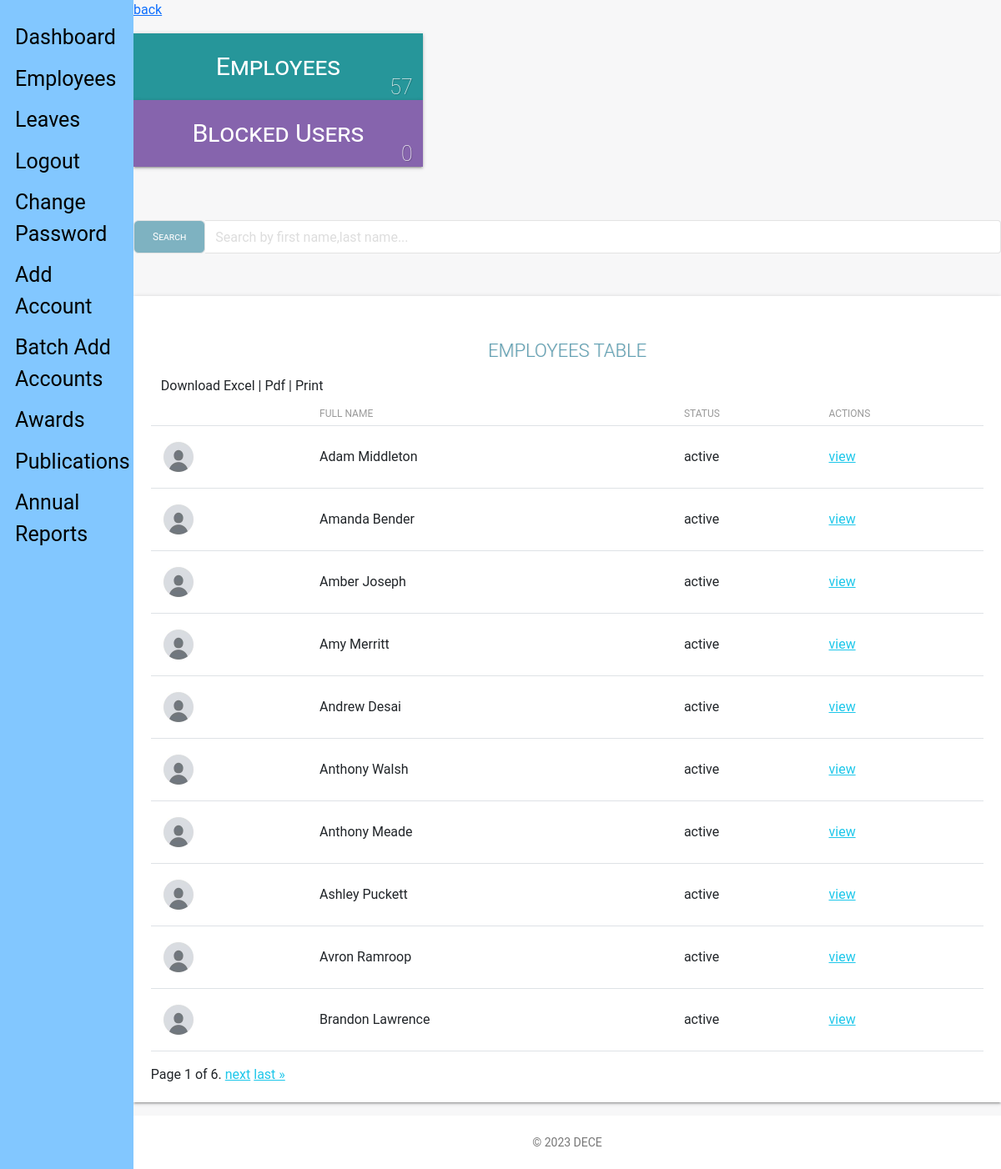
The app's page /admin_view/employees/ (signed in) with its own data.
### staff_app/models.py (models this page shows, shortened)
class Employee(models.Model):
    MALE = 'male'
    FEMALE = 'female'
    OTHER = 'other'
    NOT_KNOWN = 'Not Known'
    GENDER = (
        (MALE, 'Male'),
        (FEMALE, 'Female'),
        (OTHER, 'Other'),
        (NOT_KNOWN, 'Not Known'),
    )
    MR = 'Mr'
    MRS = 'Mrs'
    MSS = 'Mss'
    DR = 'Dr'
    SIR = 'Sir'
    MADAM = 'Madam'
    TITLE = (
        (MR, 'Mr'),
        (MRS, 'Mrs'),
        (MSS, 'Mss'),
        (DR, 'Dr'),
        (SIR, 'Sir'),
        (MADAM, 'Madam'),
    )
    FULL_TIME = 'Full-Time'
    PART_TIME = 'Part-Time'
    CONTRACT = 'Contract'
    INTERN = 'Intern'
    EMPLOYEETYPE = (
        (FULL_TIME, 'Full-Time'),
        (PART_TIME, 'Part-Time'),
        (CONTRACT, 'Contract'),
        (INTERN, 'Intern'),
    )
    user = models.ForeignKey(CustomUser, on_delete=models.CASCADE, default=1)
    title = models.CharField(_('Title'), max_length=10, default=MR,
                             choices=TITLE, blank=False, null=True)
    image = models.ImageField(_('Profile Image'), upload_to='profiles/', default='profiles/default.png',
                              blank=True, null=True, help_text='upload image size less than 2.0MB')
    firstname = models.CharField(
        _('Firstname'), max_length=125, null=False, blank=False)
    lastname = models.CharField(
        _('Lastname'), max_length=125, null=False, blank=False)
    othername = models.CharField(
        _('Othername (optional)'), max_length=125, null=True, blank=True)
    sex = models.CharField(_('Gender'), max_length=10, default=NOT_KNOWN,
                           choices=GENDER, blank=False)
    email = models.EmailField(
        _('Email'), max_length=255, default=None, blank=True, null=True)
    tel = PhoneNumberField(null=False, blank=False,
                           verbose_name='Phone Number')
    bio = models.CharField(_('Bio'), max_length=255, default='',
                           null=True, blank=True)
    birthday = models.DateField(_('Date of Birth'), blank=False, null=True)
    nisnumber = models.PositiveIntegerField(
        _('NIS Number'), null=True, blank=True)
    employeetype = models.CharField(_('Employee Type'), max_length=15, default=FULL_TIME,
                                    choices=EMPLOYEETYPE, blank=False, null=True)
    vitae = models.FileField(_('Cirriculum Vitae'), upload_to='vitae/', blank=True,
                             null=True, help_text='upload in .docx or .pdf')  # curriculum vitae
    """
    is_blocked and is_deleted are boolean fields that indicate whether an employee is blocked or deleted.
    _('Is Blocked') and _('Is Deleted') are translation strings for the field labels.
    """
    is_blocked = models.BooleanField(
        _('Is Blocked'), help_text='button to toggle employee block and unblock', default=False)
    is_deleted = models.BooleanField(
        _('Is Deleted'), help_text='button to toggle employee deleted and undelete', default=False)
    """
    created and updated are datetime fields that store the date and time when an employee is created or updated.
    verbose_name is the human-readable name for the field.
    """
    created = models.DateTimeField(verbose_name=_(
        'Created'), auto_now_add=True, null=True)
    updated = models.DateTimeField(
        verbose_name=_('Updated'), auto_now=True, null=True)
    """
    objects is a reference to the default manager for the model.
    """
    objects = EmployeeManager()
    """
    Meta class contains some metadata for the model.
    verbose_name and verbose_name_plural are human-readable names for the model.
    ordering specifies the default ordering of the records.
    """
    class Meta:
        verbose_name = _('Employee')
        verbose_name_plural = _('Employees')
        ordering = ['-created']
    """
    __str__ method is used to convert the model object to a string representation in the database.
    Here, it returns the full name of the employee using the get_full_name property.
    """
    def __str__(self):
        return self.get_full_name
    """
    get_full_name is a property that returns the full name of the employee.
    It checks if firstname, lastname, and othername fields are available and returns the full name accordingly.
    the @property decorator allows this function to be called as a model property would withoung using '()'
    """
    @ property
    def get_full_name(self):
        fullname = ''
        firstname = self.firstname
        lastname = self.lastname
        othername = self.othername
        if (firstname and lastname) or othername is None:
            fullname = firstname + ' ' + lastname
            return fullname
        elif othername:
            fullname = firstname + ' ' + othername + ' '+lastname
            return fullname
        return
    """
    get_age is a property that returns the age of the employee.
    It calculates the age using the birthday field and the current year.
    """
    @ property
    def get_age(self):
        current_year = datetime.date.today().year
        dateofbirth_year = self.birthday.year
        if dateofbirth_year:
            return current_year - dateofbirth_year
        return

### admin_app/views.py (the view)
# urls.py: path('employees/', views.employees, name="employees"),
def employees(request):
    if not (request.user.is_authenticated and request.user.is_superuser):
        return redirect('hris:home')
    dataset = dict()
    employees = Employee.objects.all().order_by('firstname')
    query = request.GET.get('search')
    if query:
        query = re.sub(r"\s+", ".", query, flags=re.UNICODE)
        employees = employees.filter(
            Q(email__icontains=query)
        )
    paginator = Paginator(employees, 10)
    page = request.GET.get('page')
    employees_paginated = paginator.get_page(page)
    dataset['employee_list'] = employees_paginated
    dataset['all_employees'] = Employee.objects.all_employees()
    blocked_employees = Employee.objects.all_blocked_employees()
    dataset['blocked_employees'] = blocked_employees
    dataset['title'] = 'Employees list view'
    return render(request, 'admin/view_employees.html', dataset)

### admin_app/managers.py (called while the page is built)
    def get_queryset(self):
        return super().get_queryset().filter(is_deleted=False)

    def all_employees(self):
        return super().get_queryset()

    def all_blocked_employees(self):
        return super().get_queryset().filter(is_blocked=True)

### templates/admin/view_employees.html (shortened to what this page needs)
{% extends 'base.html' %}
{% load static %}
{% block content %}
    <section class="row">
        <section class="col col-lg-12">
            <a href="{{request.META.HTTP_REFERER|escape}}" style="color:#0d6efd;">back</a>
        </section>
    </section>
    <section class="row margin-bottom">
        <div class="container-fluid">
            <section class="col-lg-4 col-md-4 col-sm-12">
                <div class="employee-box sec-box">
                    <a href="">
                    <span>Employees</span>
                    </a>
                    <span class="count-object">{{ all_employees.count }}</span>
                </div>
            </section>
            <section class="col-lg-4 col-md-4 col-sm-12">
                <div class="blocked-box sec-box">
                    <a href="">
                    <span>Blocked Users</span>
                    </a>
                    <span class="count-object">{{ blocked_employees.count }}</span>
                </div>
            </section>
        </div>
    </section>
    <div class="row" style="margin-bottom: 2.2rem;margin-top: 3rem;">
        <div class="">
        <div class="col-lg-12">
            <form action="." method="GET">
                <div class="input-group mb3">
                    <span class="input-group-btn">
                        <button class="btn btn-default" id = "stylebutton" type="submit">Search</button>
                    </span>
                    <input type="search" value="{{request.GET.search}}" name="search" class="form-control" placeholder="Search by first name,last name...">
                </div>
            </form>
        </div>
        </div>
    </div>
    <div class="table-responsive table-shadow">
        <div class="text-center table-description">
            <h4 class="title-h3" style="color: #60a0b3 !important;
            text-shadow: 1px 0px rgba(0,0,0,0.11)"> EMPLOYEES TABLE</h4>
        </div>
        <div class="container-fluid">
            <div class="row">
                 <div class="download-print-action">
                      Download Excel | Pdf | Print
                </div>
            </div>
        </div>
        <table class="table">
            <thead>
                <tr>
                  <th scope="col"></th>
                  <th scope="col">Full Name</th>
                  <th scope="col">Status</th>
                  <th scope="col">Actions</th>
                </tr>
            </thead>
            <tbody>
                {% if not employee_list %}
                    <tr>
                    <td>No Employee found.</td>
                    </tr>
                {% else %}
                    {% for employee in employee_list %}
                    <tr>
                    {% if employee.image %}
                    <th scope="row"><img src="{{employee.image.url}}" width="50" height="50"></th>
                    {% else %}
                    <th scope="row">-</th>
                    {% endif %}
                    <td>{{ employee.get_full_name }}</td>
                    {% if employee.is_blocked %}
                    <td>Inactive</td>
                    {% else %}
                    <td>active</td>
                    {% endif %}
                    <td>
                        <a href="{% url 'admin_app:info' employee.user_id %}">
                            view
                        </a>
                    </td>
                    </tr>
                    {% endfor %}
                {% endif %}
            </tbody>
        </table>
              <div class="pagination">
                <span class="step-links">
                    <span class="current">
                        Page {{ employee_list.number }} of {{ employee_list.paginator.num_pages }}.
                    </span>
                    {% if employee_list.has_next %}
                        <a href="?page={{ employee_list.next_page_number }}">next</a>
                        <a href="?page={{ employee_list.paginator.num_pages }}">last &raquo;</a>
                    {% endif %}
                </span>
            </div>
    </div>
{% endblock content %}

### records on screen
Employee: image (placeholder picture), get_full_name "Adam Middleton", is_blocked "active"
Employee: image (placeholder picture), get_full_name "Amanda Bender", is_blocked "active"
Employee: image (placeholder picture), get_full_name "Amber Joseph", is_blocked "active"
Employee: image (placeholder picture), get_full_name "Amy Merritt", is_blocked "active"
Employee: image (placeholder picture), get_full_name "Andrew Desai", is_blocked "active"
Employee: image (placeholder picture), get_full_name "Anthony Walsh", is_blocked "active"
Employee: image (placeholder picture), get_full_name "Anthony Meade", is_blocked "active"
Employee: image (placeholder picture), get_full_name "Ashley Puckett", is_blocked "active"
Employee: image (placeholder picture), get_full_name "Avron Ramroop", is_blocked "active"
Employee: image (placeholder picture), get_full_name "Brandon Lawrence", is_blocked "active"

### other values on screen
{{ all_employees.count }} "57"
{{ blocked_employees.count }} "0"
{{ employee_list.number }} "1"
{{ employee_list.paginator.num_pages }} "6"
